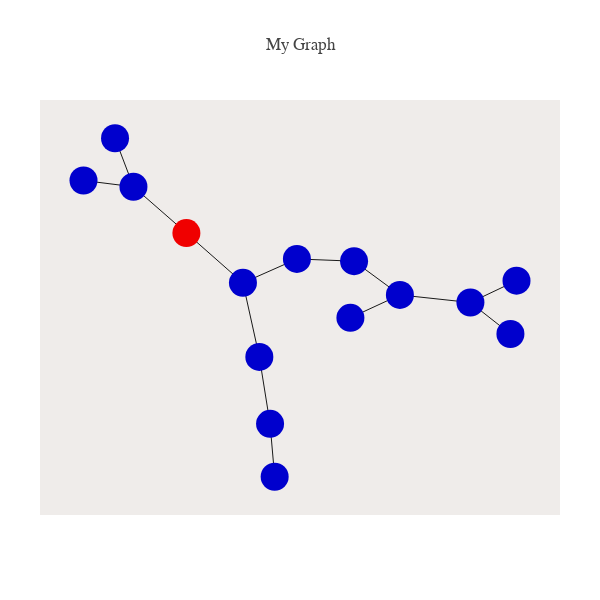

The code cell stored with this chart in its notebook:
### Code cell
k= 6
Theta= 2.04

sim_keys, times_acc, leaves, edges= SimII_net(k= k, Theta= Theta)

##
node_list= list(sim_keys.keys())
root= True
nodes_as_seqs= False

plot_phyl_net([],leaves,node_list,edges,
              nodes_as_seqs= nodes_as_seqs,root= root)

### Figure 1 — Plotly figure (JSON) as saved in the notebook; plotly's stock layout.template omitted (floating-point values rounded to 4 significant figures)
{"data": [{"hoverinfo": "none", "line": {"color": "rgb(25,25,25)", "width": 1}, "mode": "lines", "type": "scatter", "uid": "d7beff3d-2e19-4d66-b406-03d000e4226c", "x": [1, 0.7895, null, 0.2413, 0.4673, null, -0.8341, -0.7498, null, 0.9723, 0.7895, null, -0.1048, -0.1258, null, -0.9781, -0.7498, null, 0.7895, 0.4673, null, -0.7498, -0.508, null, 0.4673, 0.258, null, 0.258, -0.003164, null, -0.1258, -0.1748, null, -0.1748, -0.2497, null, -0.003164, -0.2497, null, -0.2497, -0.508, null], "y": [0.03463, -0.06072, null, -0.1272, -0.02758, null, 0.6554, 0.444, null, -0.1979, -0.06072, null, -0.8202, -0.5896, null, 0.4712, 0.444, null, -0.06072, -0.02758, null, 0.444, 0.2422, null, -0.02758, 0.1195, null, 0.1195, 0.1292, null, -0.5896, -0.2978, null, -0.2978, 0.02493, null, 0.1292, 0.02493, null, 0.02493, 0.2422, null]}, {"hoverinfo": "text", "marker": {"color": ["rgb(0,0,205)", "rgb(0,0,205)", "rgb(0,0,205)", "rgb(0,0,205)", "rgb(0,0,205)", "rgb(0,0,205)", "rgb(0,0,205)", "rgb(0,0,205)", "rgb(0,0,205)", "rgb(0,0,205)", "rgb(0,0,205)", "rgb(0,0,205)", "rgb(0,0,205)", "rgb(0,0,205)", "rgb(240,0,0)"], "size": 28}, "mode": "markers", "text": ["0", "1", "2", "3", "4", "5", "coal. t: 0.01", "coal. t: 0.02", "coal. t: 0.06", "mut. t: 0.06", "mut. t: 0.29", "mut. t: 0.41", "mut. t: 0.64", "coal. t: 1.16", "root: coal. t: 1.33"], "type": "scatter", "uid": "9ede68cf-0d98-4178-bdaa-a06d0bdce57d", "x": [1, 0.2413, -0.8341, 0.9723, -0.1048, -0.9781, 0.7895, -0.7498, 0.4673, 0.258, -0.1258, -0.1748, -0.003164, -0.2497, -0.508], "y": [0.03463, -0.1272, 0.6554, -0.1979, -0.8202, 0.4712, -0.06072, 0.444, -0.02758, 0.1195, -0.5896, -0.2978, 0.1292, 0.02493, 0.2422]}], "layout": {"autosize": false, "font": {"family": "Balto"}, "height": 600, "hovermode": "closest", "margin": {"b": 85, "l": 40, "pad": 0, "r": 40, "t": 100}, "plot_bgcolor": "#efecea", "showlegend": false, "title": {"text": "My Graph"}, "width": 600, "xaxis": {"showgrid": false, "showline": false, "showticklabels": false, "title": {"text": ""}, "zeroline": false}, "yaxis": {"showgrid": false, "showline": false, "showticklabels": false, "title": {"text": ""}, "zeroline": false}}}
